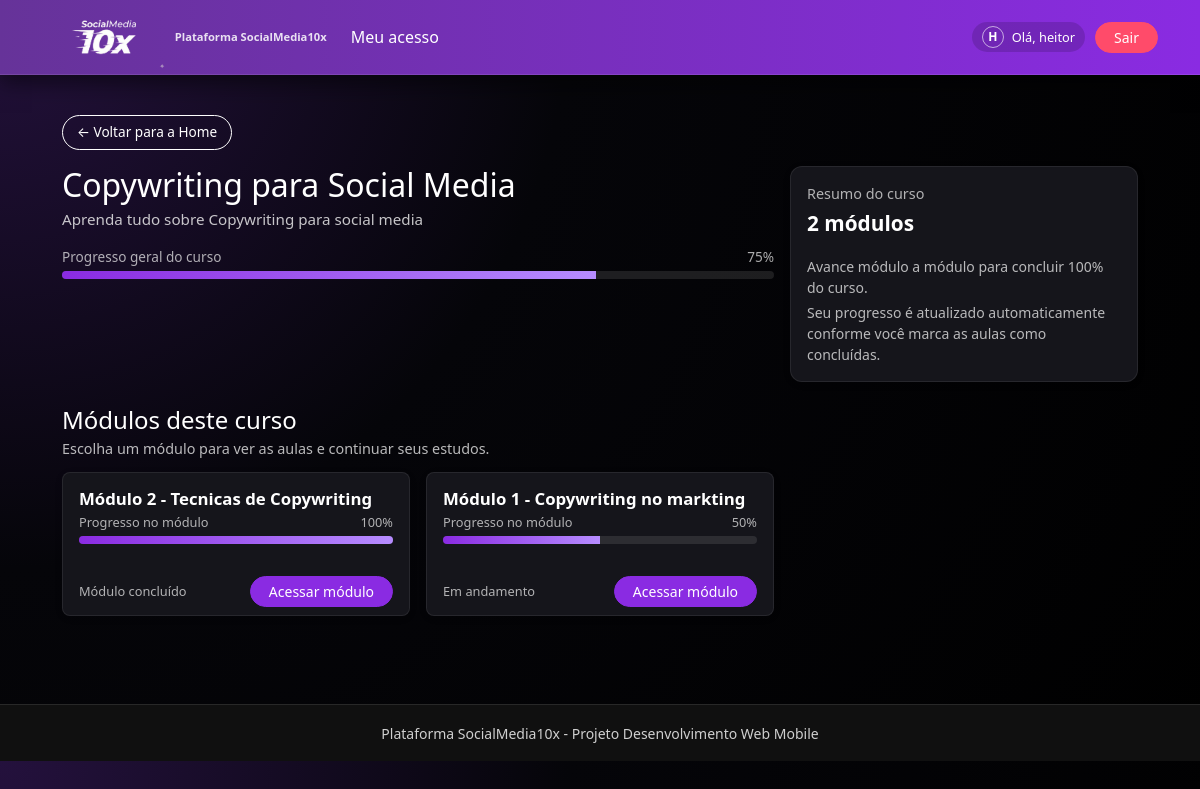
Screenshot of /courses/curso/copywriting-para-social-media/ (signed in) with the database file from the repository.
### accounts/models.py (models this page shows, shortened)
class User(AbstractUser):
    is_instructor = models.BooleanField(default=False)

### courses/models.py (models this page shows, shortened)
class Course(models.Model):
    title = models.CharField("Título", max_length=200)
    slug = models.SlugField("Slug", unique=True)
    description = models.TextField("Descrição")
    created_at = models.DateTimeField("Criado em", auto_now_add=True)
    class Meta:
        verbose_name = "Curso"
        verbose_name_plural = "Cursos"
        ordering = ["title"]
    def total_lessons(self) -> int:
        return Lesson.objects.filter(module__course=self).count()
    def progress_for_user(self, user) -> int:
        total = self.total_lessons()
        if total == 0:
            return 0
        completed = LessonProgress.objects.filter(
            user=user,
            completed=True,
            lesson__module__course=self,
        ).count()
        return int((completed / total) * 100)

class Module(models.Model):
    course = models.ForeignKey(
        Course,
        on_delete=models.CASCADE,
        related_name="modules",
        verbose_name="Curso",
    )
    title = models.CharField("Título", max_length=200)
    description = models.TextField("Descrição", blank=True)
    order = models.PositiveIntegerField(
        "Ordem",
        default=0,
        help_text="Ordem em que o módulo aparece dentro do curso.",
    )
    class Meta:
        verbose_name = "Módulo"
        verbose_name_plural = "Módulos"
        ordering = ["order"]
        unique_together = ("course", "order")
    def total_lessons(self) -> int:
        return self.lessons.count()
    def progress_for_user(self, user) -> int:
        total = self.total_lessons()
        if total == 0:
            return 0
        completed = LessonProgress.objects.filter(
            user=user,
            completed=True,
            lesson__module=self,
        ).count()
        return int((completed / total) * 100)

### courses/views.py (the view)
# urls.py: path("curso/<slug:slug>/", views.course_detail, name="course_detail"),
@login_required
def course_detail(request, slug):
    course = get_object_or_404(Course, slug=slug)
    modules = course.modules.all()
    modules_with_progress = [
        {
            "module": module,
            "progress": module.progress_for_user(request.user),
        }
        for module in modules
    ]
    context = {
        "course": course,
        "modules_with_progress": modules_with_progress,
        "course_progress": course.progress_for_user(request.user),
    }
    return render(request, "courses/course_detail.html", context)

### templates/courses/course_detail.html (shortened to what this page needs)
{% extends 'base.html' %}
{% block content %}
<section id="course-page">
  <div class="container">
    <a href="{% url 'home' %}"
   class="btn btn-sm btn-outline-light back-link">
  ← Voltar para a Home
</a>
    <div class="row g-3">
      <div class="col-md-8">
        <h2 class="course-title">{{ course.title }}</h2>
        {% if course.description %}
          <p class="course-description">
            {{ course.description }}
          </p>
        {% endif %}
        <div class="mb-3">
          <div class="d-flex justify-content-between align-items-center mb-1">
            <span class="progress-label">Progresso geral do curso</span>
            <span class="progress-label">
              {{ course_progress|floatformat:0 }}%
            </span>
          </div>
          <div class="progress">
            <div class="progress-bar"
                 role="progressbar"
                 style="width: {{ course_progress }}%;"
                 aria-valuenow="{{ course_progress|floatformat:0 }}"
                 aria-valuemin="0"
                 aria-valuemax="100">
            </div>
          </div>
        </div>
      </div>
      <div class="col-md-4">
        <div class="card stats-card section-card h-100">
          <div class="card-body">
            <p class="stats-title mb-1">Resumo do curso</p>
            <p class="stats-value mb-3">
              {{ modules_with_progress|length }} módulos
            </p>
            <p class="mb-1 small text-muted">
              Avance módulo a módulo para concluir 100% do curso.
            </p>
            <p class="mb-0 small text-muted">
              Seu progresso é atualizado automaticamente conforme você marca
              as aulas como concluídas.
            </p>
          </div>
        </div>
      </div>
    </div>
    <div class="modules-header">
      <h4>Módulos deste curso</h4>
      <p>Escolha um módulo para ver as aulas e continuar seus estudos.</p>
    </div>
    {% if modules_with_progress %}
      <div class="row g-3">
        {% for item in modules_with_progress %}
          <div class="col-md-6 col-lg-4">
            <div class="card section-card module-card">
              <div class="card-body">
                <h5 class="module-title">{{ item.module.title }}</h5>
                <div class="mb-2">
                  <div class="d-flex justify-content-between mb-1">
                    <span class="module-progress-label">Progresso no módulo</span>
                    <span class="module-progress-label">
                      {{ item.progress|floatformat:0 }}%
                    </span>
                  </div>
                  <div class="progress">
                    <div class="progress-bar"
                         role="progressbar"
                         style="width: {{ item.progress }}%;"
                         aria-valuenow="{{ item.progress|floatformat:0 }}"
                         aria-valuemin="0"
                         aria-valuemax="100">
                    </div>
                  </div>
                </div>
              </div>
              <div class="card-footer border-0 bg-transparent d-flex justify-content-between align-items-center">
                <span class="module-progress-label">
                  {% if item.progress >= 100 %}
                    Módulo concluído
                  {% else %}
                    Em andamento
                  {% endif %}
                </span>
                <a href="{% url 'courses:module_detail' item.module.id %}"
                   class="btn btn-sm btn-primary">
                  Acessar módulo
                </a>
              </div>
            </div>
          </div>
        {% endfor %}
      </div>
    {% endif %}
  </div>
</section>
{% endblock %}

### templates/base.html (shortened to what this page needs)
{% load static %}
<!DOCTYPE html>
<html lang="pt-br">
<head>
    <link rel="stylesheet" href="{% static 'bootstrap/css/bootstrap.min.css' %}">
    <link rel="stylesheet" href="{% static 'css/style.css' %}">
</head>
<body>
<nav class="navbar navbar-expand-lg navbar-dark">
  <div class="container">
    <a class="navbar-brand d-flex align-items-center" href="{% url 'landing' %}">
      <img src="{% static 'img/socialmedia10x-logo.png.png' %}"
           alt="SocialMedia10x"
           class="brand-logo-img">
      <span class="brand-text-tagline d-none d-sm-inline">
        Plataforma SocialMedia10x
      </span>
    </a>
    <div class="collapse navbar-collapse" id="mainNavbar">
      <ul class="navbar-nav me-auto mb-2 mb-lg-0">
        {% if user.is_authenticated %}
          <li class="nav-item">
            <a class="nav-link" href="{% url 'billing:payment' %}">Meu acesso</a>
          </li>
        {% else %}
          <li class="nav-item">
            <a class="nav-link" href="{% url 'landing' %}">Início</a>
          </li>
        {% endif %}
      </ul>
      <div class="d-flex align-items-center">
        {% if user.is_authenticated %}
          <div class="user-chip">
            <div class="user-avatar-circle">
              {{ user.first_name|default:user.username|first|upper }}
            </div>
            <span>
              Olá, {{ user.first_name|default:user.username }}
            </span>
          </div>
          <a href="{% url 'logout' %}" class="btn btn-sm btn-danger">
            Sair
          </a>
        {% endif %}
      </div>
    </div>
  </div>
</nav>
<main>
  {% block content %}{% endblock %}
</main>
<footer class="py-3 bg-dark text-center text-white-50 mt-5">
  <small>Plataforma SocialMedia10x - Projeto Desenvolvimento Web Mobile</small>
</footer>
</body>
</html>

### static/css/style.css (style rules this page uses)
body { background-color: #f8f9fa; }
.navbar-brand { font-weight: 600; }
.section-card { border-radius: 8px; box-shadow: 0 2px 10px rgba(0, 0, 0, 0.06); }
:root { --roxo: #8A2BE2; --roxo-escuro: #663399; --preto: #101010; --branco: #FFFFFF; }
body { background: radial-gradient(circle at top left, #24113d 0, #050509 40%, #000000 100%); color: var(--branco); }
a { color: var(--roxo); }
.navbar { background: linear-gradient(90deg, var(--roxo-escuro), var(--roxo)); border-bottom: 1px solid rgba(255,255,255,0.1); }
.navbar-brand, .navbar .nav-link { color: #ffffff !important; }
.btn-primary { background-color: var(--roxo) !important; border-color: var(--roxo) !important; color: #ffffff !important; }
.card { background-color: #15151b; border: 1px solid rgba(255,255,255,0.08); color: #ffffff; }
footer { color: rgba(255,255,255,0.7); }
* { outline: none !important; }

### templates/base.html (style rules this page uses)
:root { --roxo: #8A2BE2; --roxo-escuro: #663399; --preto: #101010; --branco: #FFFFFF; }
body { background: radial-gradient(circle at top left, #24113d 0, #050509 40%, #000000 100%) !important; color: #f5f5f5 !important; }
.navbar { background: linear-gradient(90deg, var(--roxo-escuro), var(--roxo)) !important; box-shadow: 0 8px 20px rgba(0,0,0,0.5); position: sticky; top: 0; z-index: 1030; }
.navbar-brand, .navbar .nav-link, .navbar .text-white { color: #ffffff !important; }
.brand-logo-img { height: 68px; width: auto; display: block; }
.navbar { padding-top: 0.2rem; padding-bottom: 0.2rem; }
.navbar-brand { padding-top: 0; padding-bottom: 0; }
.brand-text-tagline { font-size: 0.7rem; opacity: 0.85; margin-left: 8px; }
.user-chip { display: inline-flex; align-items: center; gap: 8px; padding: 4px 10px; border-radius: 999px; background: rgba(0,0,0,0.15); color: #ffffff; font-size: 0.8rem; margin-right: 10px; }
.user-avatar-circle { width: 22px; height: 22px; border-radius: 50%; border: 1px solid rgba(255,255,255,0.6); display: flex; align-items: center; justify-content: center; font-size: 0.75rem; font-weight: 600; }
.btn-primary { background-color: var(--roxo) !important; border-color: var(--roxo) !important; color: #ffffff !important; border-radius: 999px; padding-inline: 18px; }
.btn-outline-light { border-color: #ffffff !important; color: #ffffff !important; border-radius: 999px; padding-inline: 18px; }
.btn-danger { background-color: #ff4b6a !important; border-color: #ff4b6a !important; border-radius: 999px; padding-inline: 18px; }
.card, .bg-light, .bg-white { background-color: #15151b !important; border: 1px solid rgba(255,255,255,0.08) !important; color: #f5f5f5 !important; }
.card-title, .card-text, .card-body { color: #f5f5f5 !important; }
.text-white-50 { color: rgba(255,255,255,0.8) !important; }
.text-muted, .form-text { color: rgba(255,255,255,0.7) !important; }
footer.bg-dark { background-color: var(--preto) !important; border-top: 1px solid rgba(255,255,255,0.1); color: rgba(255,255,255,0.8) !important; }
* { outline: none !important; }

### templates/courses/course_detail.html (style rules this page uses)
#course-page { max-width: 1100px; margin: 0 auto; padding: 40px 0; }
#course-page .back-link { font-size: 0.85rem; margin-bottom: 1rem; border-radius: 999px; padding: 6px 14px; }
#course-page .course-title { color: #ffffff; margin-bottom: 0.25rem; }
#course-page .course-description { color: rgba(245,245,245,0.8); font-size: 0.95rem; margin-bottom: 1rem; }
#course-page .progress-label { font-size: 0.85rem; color: rgba(245,245,245,0.7); }
#course-page .progress { background-color: rgba(255,255,255,0.1); height: 8px; border-radius: 999px; overflow: hidden; }
#course-page .progress-bar { background: linear-gradient(90deg, #8A2BE2, #b68cff); }
#course-page .stats-card { border-radius: 12px; }
#course-page .stats-title { font-size: 0.9rem; color: rgba(245,245,245,0.7); margin-bottom: 0.25rem; }
#course-page .stats-value { font-size: 1.3rem; font-weight: 600; color: #ffffff; }
#course-page .modules-header { margin-top: 24px; margin-bottom: 12px; }
#course-page .modules-header h4 { color: #ffffff; margin-bottom: 0.25rem; }
#course-page .modules-header p { font-size: 0.9rem; color: rgba(245,245,245,0.75); margin: 0; }
.module-card { height: 100%; display: flex; flex-direction: column; justify-content: space-between; }
.module-title { font-size: 1.05rem; font-weight: 600; color: #ffffff; margin-bottom: 0.25rem; }
.module-progress-label { font-size: 0.8rem; color: rgba(245,245,245,0.7); }

### rows the page displays
User: first_name|first "H", first_name "heitor"
Course: title "Copywriting para Social Media", description "Aprenda tudo sobre Copywriting para social media"
Module: module "Módulo 2 - Tecnicas de Copywriting", progress "100", shows "Módulo concluído"
Module: module "Módulo 1 - Copywriting no markting", progress "50", shows "Em andamento"

### other values shown
{{ course_progress|floatformat:0 }} "75"
{{ modules_with_progress|length }} "2"
